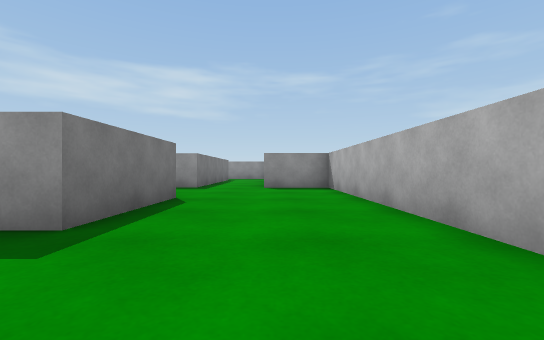
[1] (above)

24 first-person views from a walk through a scene from a Unity 3-D project. The camera is 0.51 m above the floor, looks level and sees 90° across. The floor is counted in squares, 1 m on a side. Each view is taken from the middle of a square. On the plan, view 1 faces up. The plan holds only what a view shows up to about 9 squares ahead; the rest is blank. The place goes on beyond the plan. The player is left out. Surface patterns are stand-ins for the level's own textures.

[2]
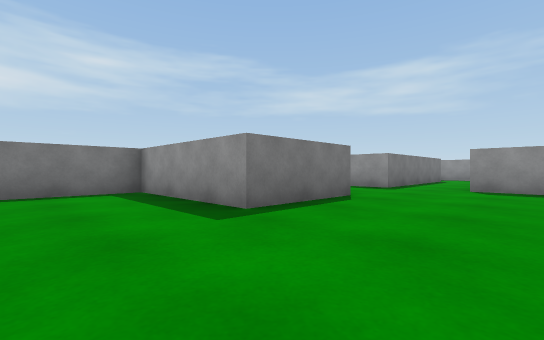

[3]
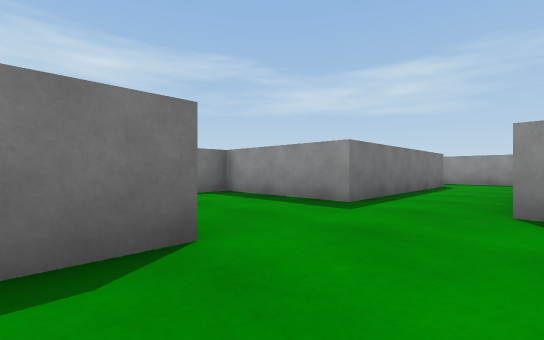

[4]
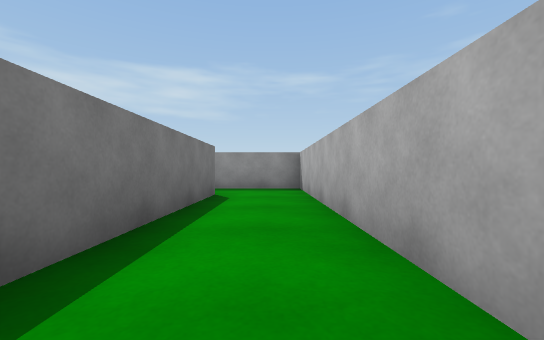

[5]
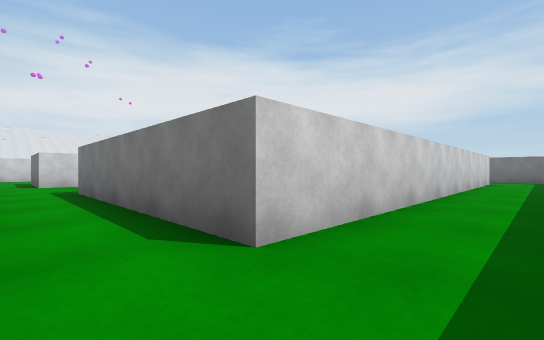

[6]
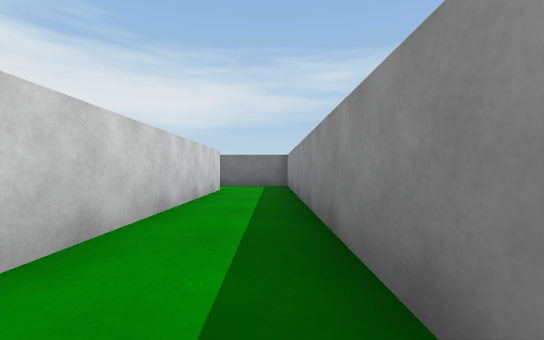

[7]
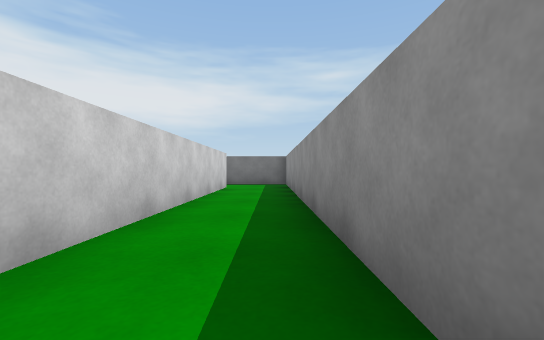

[8]
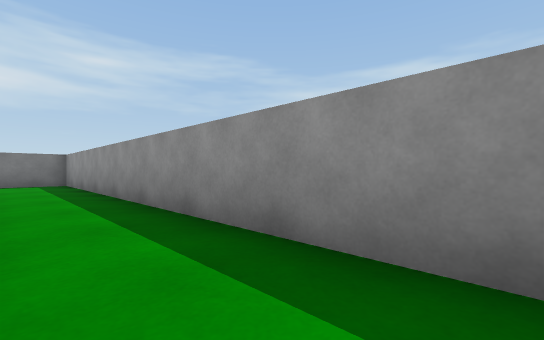

[9]
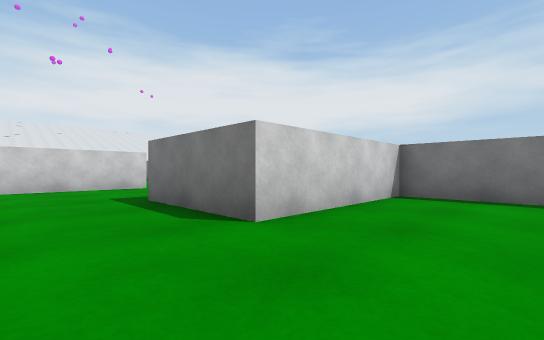

[10]
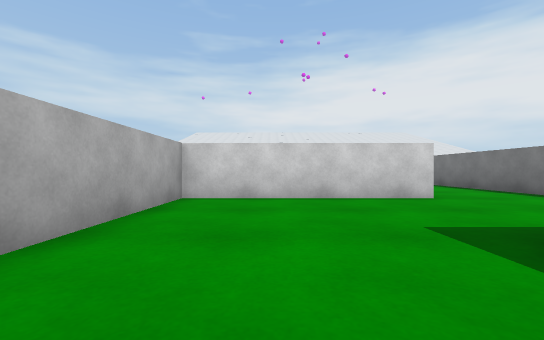

[11]
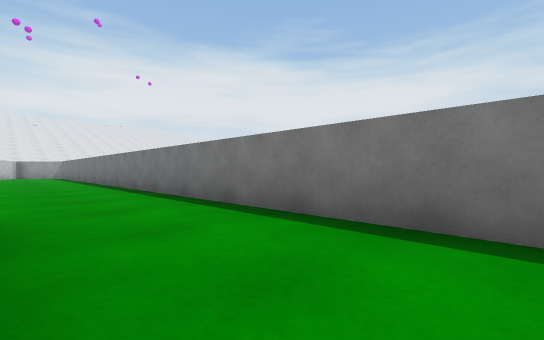

[12]
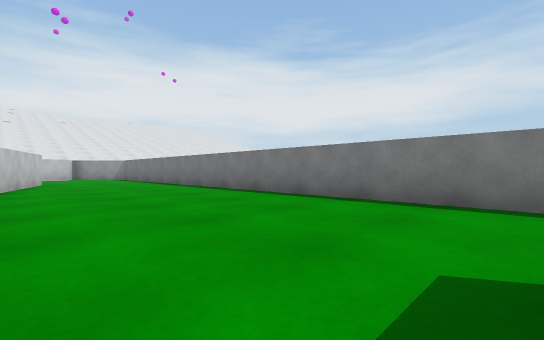

[13]
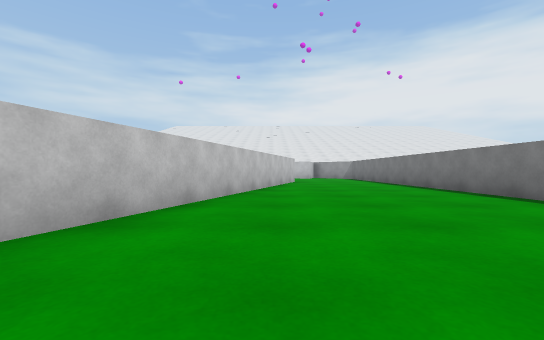

[14]
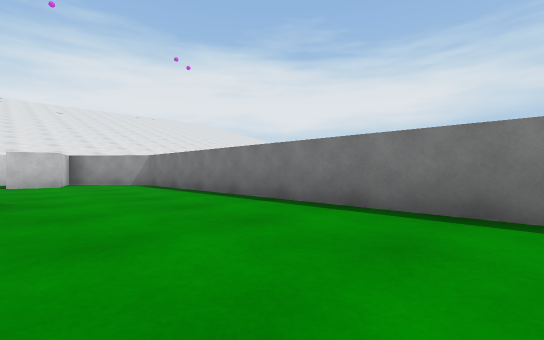

[15]
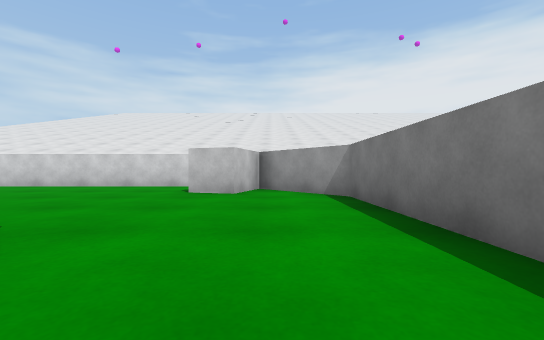

[16]
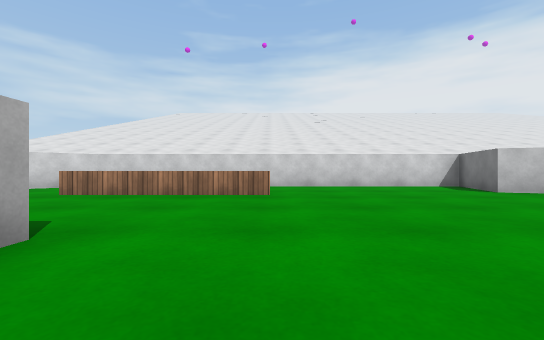

[17]
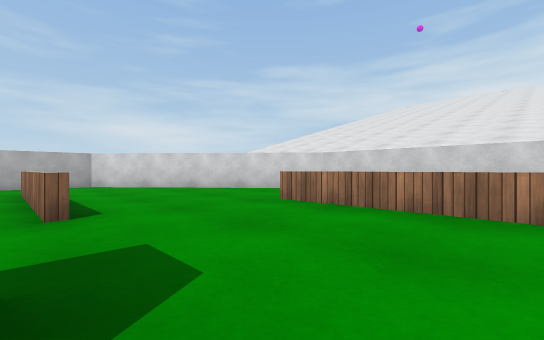

[18]
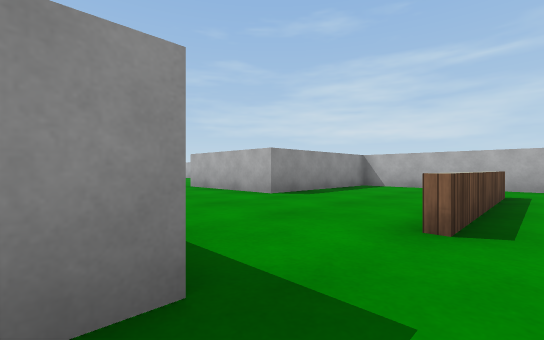

[19]
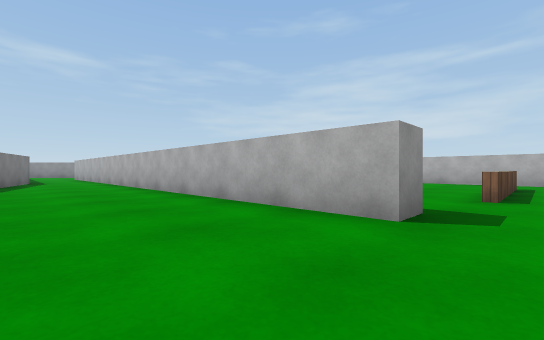

[20]
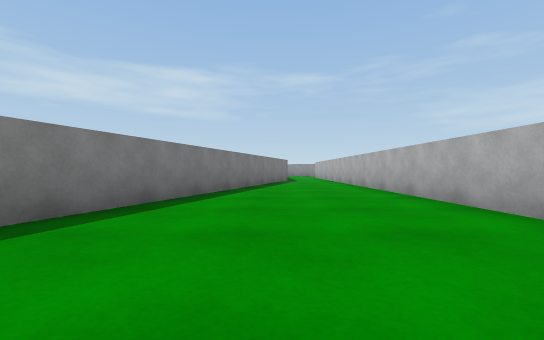

[21]
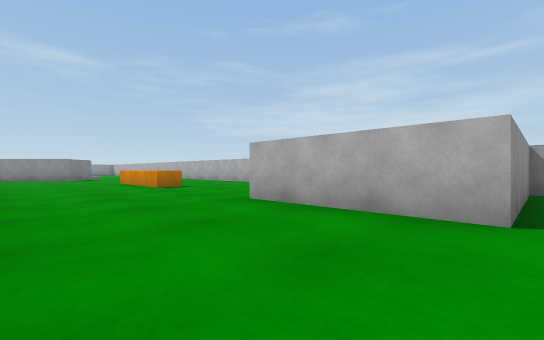

[22]
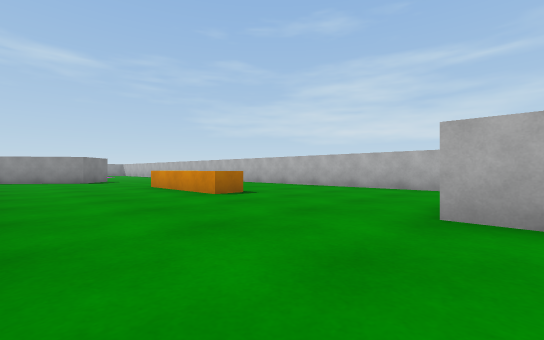

[23]
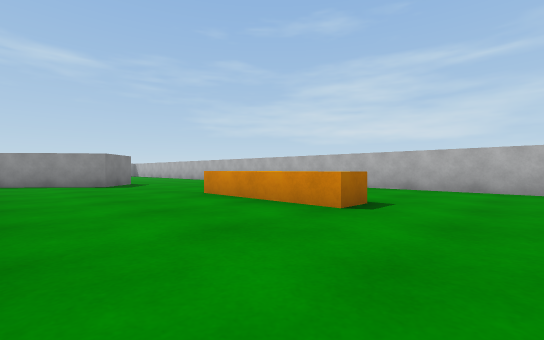

[24]
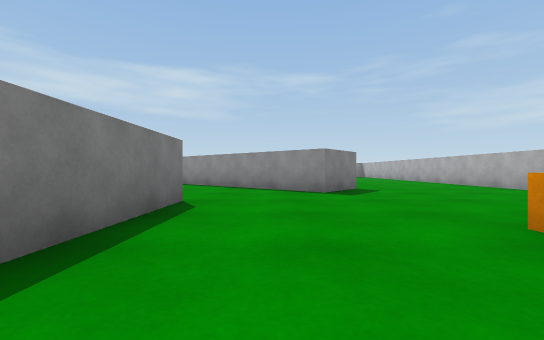

### Floor plan
Points are (right, up) in squares from view 1. A wall is a line through its corners. A room is listed if a view was taken in it or the views show most of it. See-through windows are left out.
Room 1 (views 1, 2, 3, 4, 5, 6, 7, 8, 9, 10, 11)
walls: (-0.2, 8.7) (-0.2, 15.5) (-14.7, 15.5) (-14.7, 13.2); (-3, -0.9) (1.6, -0.9) (1.6, 7.8) (-0.3, 7.8); (-13, 13.7) (-2.2, 13.7) (-2.2, 7.8) (-5.5, 7.8) (-5.5, 5) (-1.8, 5) (-1.8, 2.3) (-5.5, 2.3) (-5.5, 0.5)
ways out: opening at (-4.5, 0) to room 2
Room 2 (views 12, 13, 14, 15, 16, 17, 18, 19, 20, 21, 22, 23, 24)
walls: (2.5, -4.7) (2, -6.4); (1.5, -7.9) (-0.5, -14.6); (5.5, 0.5) (5.5, -2.6); (13.5, -8.3) (13.5, -1.6); (5.6, -16) (4.8, -16) (4.8, -7); (9.3, 3.5) (8.2, 2.2) (4.8, 5.1); (13.5, 2.4) (13.5, 5); (-2, -15.8) (0.9, -5.9); (-5.5, 0.5) (-5.5, -19.2) (-3.7, -21.4) (-3.2, -19.8) (-2.1, -20.2) (-2.8, -22.4) (8.4, -22.4) (13.5, -17.9) (13.5, -12.8) (9.2, -12.8) (9.2, -9.3)
low walls: (10, -5.1) (9.2, -5.1) (9.2, -1.6); (7.4, -16.3) (8.6, -16.3); (11.4, -16.5) (7.4, -16.5); (3, -19.5) (7.4, -19.5)
ways out: opening at (-4.5, 0) to room 1

Where each view was taken, in squares from view 1:
view 1: 0 up, 0 right, facing up
view 2: 0 up, 1 right, facing up-left
view 3: 4 up, 0 right, facing up-left
view 4: 8 up, 1 left, facing up
view 5: 15 up, 1 left, facing down-left
view 6: 15 up, 6 left, facing left
view 7: 15 up, 5 left, facing left
view 8: 14 up, 4 left, facing up-left
view 9: 7 up, 0 right, facing down-left
view 10: 4 up, 0 right, facing down
view 11: 0 up, 3 left, facing down-left
view 12: 4 down, 1 left, facing down-left
view 13: 4 down, 1 left, facing down
view 14: 10 down, 2 left, facing down-left
view 15: 14 down, 4 left, facing down
view 16: 14 down, 3 right, facing down
view 17: 16 down, 4 right, facing down-right
view 18: 17 down, 5 right, facing up-right
view 19: 17 down, 2 right, facing up-right
view 20: 17 down, 2 right, facing up
view 21: 13 down, 6 right, facing up-right
view 22: 10 down, 6 right, facing up-right
view 23: 7 down, 6 right, facing up-right
view 24: 4 down, 7 right, facing up
